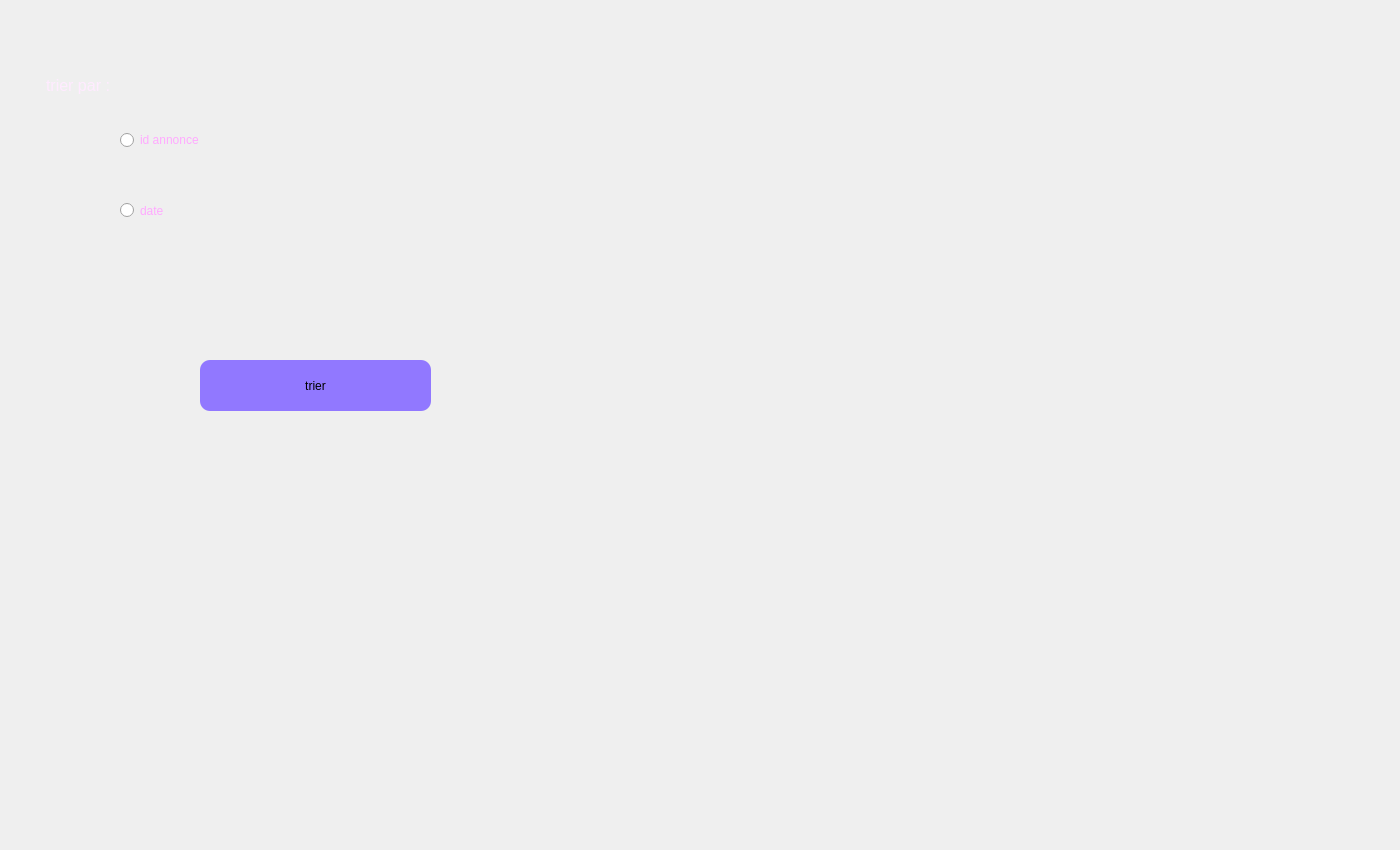
      <widget class="QWidget" name="tab_16">
       <attribute name="title">
        <string>trier</string>
       </attribute>
       <widget class="QRadioButton" name="triidan">
        <property name="geometry">
         <rect>
          <x>120</x>
          <y>130</y>
          <width>85</width>
          <height>20</height>
         </rect>
        </property>
        <property name="palette">
         <palette>
          <active>
           <colorrole role="WindowText">
            <brush brushstyle="SolidPattern">
             <color alpha="255">
              <red>255</red>
              <green>170</green>
              <blue>255</blue>
             </color>
            </brush>
           </colorrole>
          </active>
          <inactive>
           <colorrole role="WindowText">
            <brush brushstyle="SolidPattern">
             <color alpha="255">
              <red>255</red>
              <green>170</green>
              <blue>255</blue>
             </color>
            </brush>
           </colorrole>
          </inactive>
          <disabled>
           <colorrole role="WindowText">
            <brush brushstyle="SolidPattern">
             <color alpha="255">
              <red>120</red>
              <green>120</green>
              <blue>120</blue>
             </color>
            </brush>
           </colorrole>
          </disabled>
         </palette>
        </property>
        <property name="text">
         <string>id annonce</string>
        </property>
       </widget>
       <widget class="QRadioButton" name="tridate">
        <property name="geometry">
         <rect>
          <x>120</x>
          <y>200</y>
          <width>101</width>
          <height>21</height>
         </rect>
        </property>
        <property name="palette">
         <palette>
          <active>
           <colorrole role="WindowText">
            <brush brushstyle="SolidPattern">
             <color alpha="255">
              <red>255</red>
              <green>170</green>
              <blue>255</blue>
             </color>
            </brush>
           </colorrole>
          </active>
          <inactive>
           <colorrole role="WindowText">
            <brush brushstyle="SolidPattern">
             <color alpha="255">
              <red>255</red>
              <green>170</green>
              <blue>255</blue>
             </color>
            </brush>
           </colorrole>
          </inactive>
          <disabled>
           <colorrole role="WindowText">
            <brush brushstyle="SolidPattern">
             <color alpha="255">
              <red>120</red>
              <green>120</green>
              <blue>120</blue>
             </color>
            </brush>
           </colorrole>
          </disabled>
         </palette>
        </property>
        <property name="text">
         <string>date</string>
        </property>
       </widget>
       <widget class="QLabel" name="label_55">
        <property name="geometry">
         <rect>
          <x>46</x>
          <y>70</y>
          <width>341</width>
          <height>31</height>
         </rect>
        </property>
        <property name="palette">
         <palette>
          <active>
           <colorrole role="WindowText">
            <brush brushstyle="SolidPattern">
             <color alpha="255">
              <red>255</red>
              <green>235</green>
              <blue>255</blue>
             </color>
            </brush>
           </colorrole>
           <colorrole role="Button">
            <brush brushstyle="SolidPattern">
             <color alpha="255">
              <red>255</red>
              <green>255</green>
              <blue>255</blue>
             </color>
            </brush>
           </colorrole>
           <colorrole role="Light">
            <brush brushstyle="SolidPattern">
             <color alpha="255">
              <red>255</red>
              <green>255</green>
              <blue>255</blue>
             </color>
            </brush>
           </colorrole>
           <colorrole role="Midlight">
            <brush brushstyle="SolidPattern">
             <color alpha="255">
              <red>255</red>
              <green>255</green>
              <blue>255</blue>
             </color>
            </brush>
           </colorrole>
           <colorrole role="Dark">
            <brush brushstyle="SolidPattern">
             <color alpha="255">
              <red>127</red>
              <green>127</green>
              <blue>127</blue>
             </color>
            </brush>
           </colorrole>
           <colorrole role="Mid">
            <brush brushstyle="SolidPattern">
             <color alpha="255">
              <red>170</red>
              <green>170</green>
              <blue>170</blue>
             </color>
            </brush>
           </colorrole>
           <colorrole role="Text">
            <brush brushstyle="SolidPattern">
             <color alpha="255">
              <red>255</red>
              <green>170</green>
              <blue>255</blue>
             </color>
            </brush>
           </colorrole>
           <colorrole role="BrightText">
            <brush brushstyle="SolidPattern">
             <color alpha="255">
              <red>255</red>
              <green>255</green>
              <blue>255</blue>
             </color>
            </brush>
           </colorrole>
           <colorrole role="ButtonText">
            <brush brushstyle="SolidPattern">
             <color alpha="255">
              <red>0</red>
              <green>0</green>
              <blue>0</blue>
             </color>
            </brush>
           </colorrole>
           <colorrole role="Base">
            <brush brushstyle="SolidPattern">
             <color alpha="255">
              <red>255</red>
              <green>255</green>
              <blue>255</blue>
             </color>
            </brush>
           </colorrole>
           <colorrole role="Window">
            <brush brushstyle="SolidPattern">
             <color alpha="255">
              <red>255</red>
              <green>255</green>
              <blue>255</blue>
             </color>
            </brush>
           </colorrole>
           <colorrole role="Shadow">
            <brush brushstyle="SolidPattern">
             <color alpha="255">
              <red>0</red>
              <green>0</green>
              <blue>0</blue>
             </color>
            </brush>
           </colorrole>
           <colorrole role="AlternateBase">
            <brush brushstyle="SolidPattern">
             <color alpha="255">
              <red>255</red>
              <green>255</green>
              <blue>255</blue>
             </color>
            </brush>
           </colorrole>
           <colorrole role="ToolTipBase">
            <brush brushstyle="SolidPattern">
             <color alpha="255">
              <red>255</red>
              <green>255</green>
              <blue>220</blue>
             </color>
            </brush>
           </colorrole>
           <colorrole role="ToolTipText">
            <brush brushstyle="SolidPattern">
             <color alpha="255">
              <red>0</red>
              <green>0</green>
              <blue>0</blue>
             </color>
            </brush>
           </colorrole>
           <colorrole role="PlaceholderText">
            <brush brushstyle="SolidPattern">
             <color alpha="128">
              <red>0</red>
              <green>0</green>
              <blue>0</blue>
             </color>
            </brush>
           </colorrole>
          </active>
          <inactive>
           <colorrole role="WindowText">
            <brush brushstyle="SolidPattern">
             <color alpha="255">
              <red>255</red>
              <green>235</green>
              <blue>255</blue>
             </color>
            </brush>
           </colorrole>
           <colorrole role="Button">
            <brush brushstyle="SolidPattern">
             <color alpha="255">
              <red>255</red>
              <green>255</green>
              <blue>255</blue>
             </color>
            </brush>
           </colorrole>
           <colorrole role="Light">
            <brush brushstyle="SolidPattern">
             <color alpha="255">
              <red>255</red>
              <green>255</green>
              <blue>255</blue>
             </color>
            </brush>
           </colorrole>
           <colorrole role="Midlight">
            <brush brushstyle="SolidPattern">
             <color alpha="255">
              <red>255</red>
              <green>255</green>
              <blue>255</blue>
             </color>
            </brush>
           </colorrole>
           <colorrole role="Dark">
            <brush brushstyle="SolidPattern">
             <color alpha="255">
              <red>127</red>
              <green>127</green>
              <blue>127</blue>
             </color>
            </brush>
           </colorrole>
           <colorrole role="Mid">
            <brush brushstyle="SolidPattern">
             <color alpha="255">
              <red>170</red>
              <green>170</green>
              <blue>170</blue>
             </color>
            </brush>
           </colorrole>
           <colorrole role="Text">
            <brush brushstyle="SolidPattern">
             <color alpha="255">
              <red>255</red>
              <green>170</green>
              <blue>255</blue>
             </color>
            </brush>
           </colorrole>
           <colorrole role="BrightText">
            <brush brushstyle="SolidPattern">
             <color alpha="255">
              <red>255</red>
              <green>255</green>
              <blue>255</blue>
             </color>
            </brush>
           </colorrole>
           <colorrole role="ButtonText">
            <brush brushstyle="SolidPattern">
             <color alpha="255">
              <red>0</red>
              <green>0</green>
              <blue>0</blue>
             </color>
            </brush>
           </colorrole>
           <colorrole role="Base">
            <brush brushstyle="SolidPattern">
             <color alpha="255">
              <red>255</red>
              <green>255</green>
              <blue>255</blue>
             </color>
            </brush>
           </colorrole>
           <colorrole role="Window">
            <brush brushstyle="SolidPattern">
             <color alpha="255">
              <red>255</red>
              <green>255</green>
              <blue>255</blue>
             </color>
            </brush>
           </colorrole>
           <colorrole role="Shadow">
            <brush brushstyle="SolidPattern">
             <color alpha="255">
              <red>0</red>
              <green>0</green>
              <blue>0</blue>
             </color>
            </brush>
           </colorrole>
           <colorrole role="AlternateBase">
            <brush brushstyle="SolidPattern">
             <color alpha="255">
              <red>255</red>
              <green>255</green>
              <blue>255</blue>
             </color>
            </brush>
           </colorrole>
           <colorrole role="ToolTipBase">
            <brush brushstyle="SolidPattern">
             <color alpha="255">
              <red>255</red>
              <green>255</green>
              <blue>220</blue>
             </color>
            </brush>
           </colorrole>
           <colorrole role="ToolTipText">
            <brush brushstyle="SolidPattern">
             <color alpha="255">
              <red>0</red>
              <green>0</green>
              <blue>0</blue>
             </color>
            </brush>
           </colorrole>
           <colorrole role="PlaceholderText">
            <brush brushstyle="SolidPattern">
             <color alpha="128">
              <red>0</red>
              <green>0</green>
              <blue>0</blue>
             </color>
            </brush>
           </colorrole>
          </inactive>
          <disabled>
           <colorrole role="WindowText">
            <brush brushstyle="SolidPattern">
             <color alpha="255">
              <red>127</red>
              <green>127</green>
              <blue>127</blue>
             </color>
            </brush>
           </colorrole>
           <colorrole role="Button">
            <brush brushstyle="SolidPattern">
             <color alpha="255">
              <red>255</red>
              <green>255</green>
              <blue>255</blue>
             </color>
            </brush>
           </colorrole>
           <colorrole role="Light">
            <brush brushstyle="SolidPattern">
             <color alpha="255">
              <red>255</red>
              <green>255</green>
              <blue>255</blue>
             </color>
            </brush>
           </colorrole>
           <colorrole role="Midlight">
            <brush brushstyle="SolidPattern">
             <color alpha="255">
              <red>255</red>
              <green>255</green>
              <blue>255</blue>
             </color>
            </brush>
           </colorrole>
           <colorrole role="Dark">
            <brush brushstyle="SolidPattern">
             <color alpha="255">
              <red>127</red>
              <green>127</green>
              <blue>127</blue>
             </color>
            </brush>
           </colorrole>
           <colorrole role="Mid">
            <brush brushstyle="SolidPattern">
             <color alpha="255">
              <red>170</red>
              <green>170</green>
              <blue>170</blue>
             </color>
            </brush>
           </colorrole>
           <colorrole role="Text">
            <brush brushstyle="SolidPattern">
             <color alpha="255">
              <red>127</red>
              <green>127</green>
              <blue>127</blue>
             </color>
            </brush>
           </colorrole>
           <colorrole role="BrightText">
            <brush brushstyle="SolidPattern">
             <color alpha="255">
              <red>255</red>
              <green>255</green>
              <blue>255</blue>
             </color>
            </brush>
           </colorrole>
           <colorrole role="ButtonText">
            <brush brushstyle="SolidPattern">
             <color alpha="255">
              <red>127</red>
              <green>127</green>
              <blue>127</blue>
             </color>
            </brush>
           </colorrole>
           <colorrole role="Base">
            <brush brushstyle="SolidPattern">
             <color alpha="255">
              <red>255</red>
              <green>255</green>
              <blue>255</blue>
             </color>
            </brush>
           </colorrole>
           <colorrole role="Window">
            <brush brushstyle="SolidPattern">
             <color alpha="255">
              <red>255</red>
              <green>255</green>
              <blue>255</blue>
             </color>
            </brush>
           </colorrole>
           <colorrole role="Shadow">
            <brush brushstyle="SolidPattern">
             <color alpha="255">
              <red>0</red>
              <green>0</green>
              <blue>0</blue>
             </color>
            </brush>
           </colorrole>
           <colorrole role="AlternateBase">
            <brush brushstyle="SolidPattern">
             <color alpha="255">
              <red>255</red>
              <green>255</green>
              <blue>255</blue>
             </color>
            </brush>
           </colorrole>
           <colorrole role="ToolTipBase">
            <brush brushstyle="SolidPattern">
             <color alpha="255">
              <red>255</red>
              <green>255</green>
              <blue>220</blue>
             </color>
            </brush>
           </colorrole>
           <colorrole role="ToolTipText">
            <brush brushstyle="SolidPattern">
             <color alpha="255">
              <red>0</red>
              <green>0</green>
              <blue>0</blue>
             </color>
            </brush>
           </colorrole>
           <colorrole role="PlaceholderText">
            <brush brushstyle="SolidPattern">
             <color alpha="128">
              <red>0</red>
              <green>0</green>
              <blue>0</blue>
             </color>
            </brush>
           </colorrole>
          </disabled>
         </palette>
        </property>
        <property name="text">
         <string>&lt;html&gt;&lt;head/&gt;&lt;body&gt;&lt;p&gt;&lt;span style=&quot; font-size:12pt;&quot;&gt;trier par :&lt;/span&gt;&lt;/p&gt;&lt;/body&gt;&lt;/html&gt;</string>
        </property>
       </widget>
       <widget class="QPushButton" name="trier">
        <property name="geometry">
         <rect>
          <x>200</x>
          <y>360</y>
          <width>231</width>
          <height>51</height>
         </rect>
        </property>
        <property name="cursor">
         <cursorShape>PointingHandCursor</cursorShape>
        </property>
        <property name="styleSheet">
         <string notr="true">background-color: rgb(0, 0, 255);
background-color: rgb(145, 120, 255);
border-radius: 10px;</string>
        </property>
        <property name="text">
         <string>trier</string>
        </property>
       </widget>
       <widget class="QLabel" name="label_39">
        <property name="geometry">
         <rect>
          <x>0</x>
          <y>0</y>
          <width>1391</width>
          <height>841</height>
         </rect>
        </property>
        <property name="text">
         <string/>
        </property>
        <property name="pixmap">
         <pixmap>../images/bg.v1.jpg</pixmap>
        </property>
       </widget>
       <zorder>label_39</zorder>
       <zorder>triidan</zorder>
       <zorder>tridate</zorder>
       <zorder>label_55</zorder>
       <zorder>trier</zorder>
      </widget>
